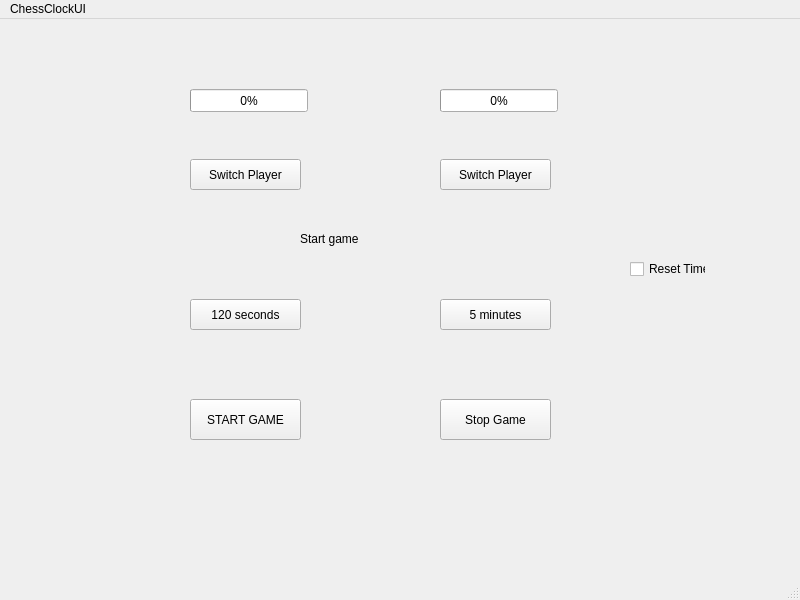
<?xml version="1.0" encoding="UTF-8"?>
<ui version="4.0">
 <class>ChessClock</class>
 <widget class="QMainWindow" name="ChessClock">
  <property name="geometry">
   <rect>
    <x>0</x>
    <y>0</y>
    <width>800</width>
    <height>600</height>
   </rect>
  </property>
  <property name="windowTitle">
   <string>ChessClock</string>
  </property>
  <widget class="QWidget" name="centralwidget">
   <widget class="QPushButton" name="pushButton_1">
    <property name="geometry">
     <rect>
      <x>190</x>
      <y>280</y>
      <width>111</width>
      <height>31</height>
     </rect>
    </property>
    <property name="text">
     <string>120 seconds</string>
    </property>
   </widget>
   <widget class="QPushButton" name="pushButton_3">
    <property name="geometry">
     <rect>
      <x>190</x>
      <y>380</y>
      <width>111</width>
      <height>41</height>
     </rect>
    </property>
    <property name="text">
     <string>START GAME</string>
    </property>
   </widget>
   <widget class="QPushButton" name="pushButton_4">
    <property name="geometry">
     <rect>
      <x>440</x>
      <y>380</y>
      <width>111</width>
      <height>41</height>
     </rect>
    </property>
    <property name="text">
     <string>Stop Game</string>
    </property>
   </widget>
   <widget class="QPushButton" name="pushButton_2">
    <property name="geometry">
     <rect>
      <x>440</x>
      <y>280</y>
      <width>111</width>
      <height>31</height>
     </rect>
    </property>
    <property name="text">
     <string>5 minutes</string>
    </property>
   </widget>
   <widget class="QPushButton" name="pushButton_6">
    <property name="geometry">
     <rect>
      <x>440</x>
      <y>140</y>
      <width>111</width>
      <height>31</height>
     </rect>
    </property>
    <property name="text">
     <string>Switch Player</string>
    </property>
   </widget>
   <widget class="QLabel" name="label">
    <property name="geometry">
     <rect>
      <x>300</x>
      <y>210</y>
      <width>231</width>
      <height>20</height>
     </rect>
    </property>
    <property name="text">
     <string>Start game</string>
    </property>
   </widget>
   <widget class="QProgressBar" name="progressBarPlayer1">
    <property name="geometry">
     <rect>
      <x>190</x>
      <y>70</y>
      <width>118</width>
      <height>23</height>
     </rect>
    </property>
    <property name="value">
     <number>0</number>
    </property>
   </widget>
   <widget class="QProgressBar" name="progressBar_2">
    <property name="geometry">
     <rect>
      <x>440</x>
      <y>70</y>
      <width>118</width>
      <height>23</height>
     </rect>
    </property>
    <property name="value">
     <number>0</number>
    </property>
   </widget>
   <widget class="QPushButton" name="pushButton_5">
    <property name="geometry">
     <rect>
      <x>190</x>
      <y>140</y>
      <width>111</width>
      <height>31</height>
     </rect>
    </property>
    <property name="text">
     <string>Switch Player</string>
    </property>
   </widget>
   <widget class="QCheckBox" name="pushButton_7">
    <property name="geometry">
     <rect>
      <x>630</x>
      <y>240</y>
      <width>76</width>
      <height>20</height>
     </rect>
    </property>
    <property name="text">
     <string>Reset Timer</string>
    </property>
   </widget>
  </widget>
  <widget class="QMenuBar" name="menubar">
   <property name="geometry">
    <rect>
     <x>0</x>
     <y>0</y>
     <width>800</width>
     <height>22</height>
    </rect>
   </property>
   <widget class="QMenu" name="ChessClockUI">
    <property name="title">
     <string>ChessClockUI</string>
    </property>
   </widget>
   <addaction name="ChessClockUI"/>
  </widget>
  <widget class="QStatusBar" name="statusbar"/>
 </widget>
 <resources/>
 <connections/>
</ui>
